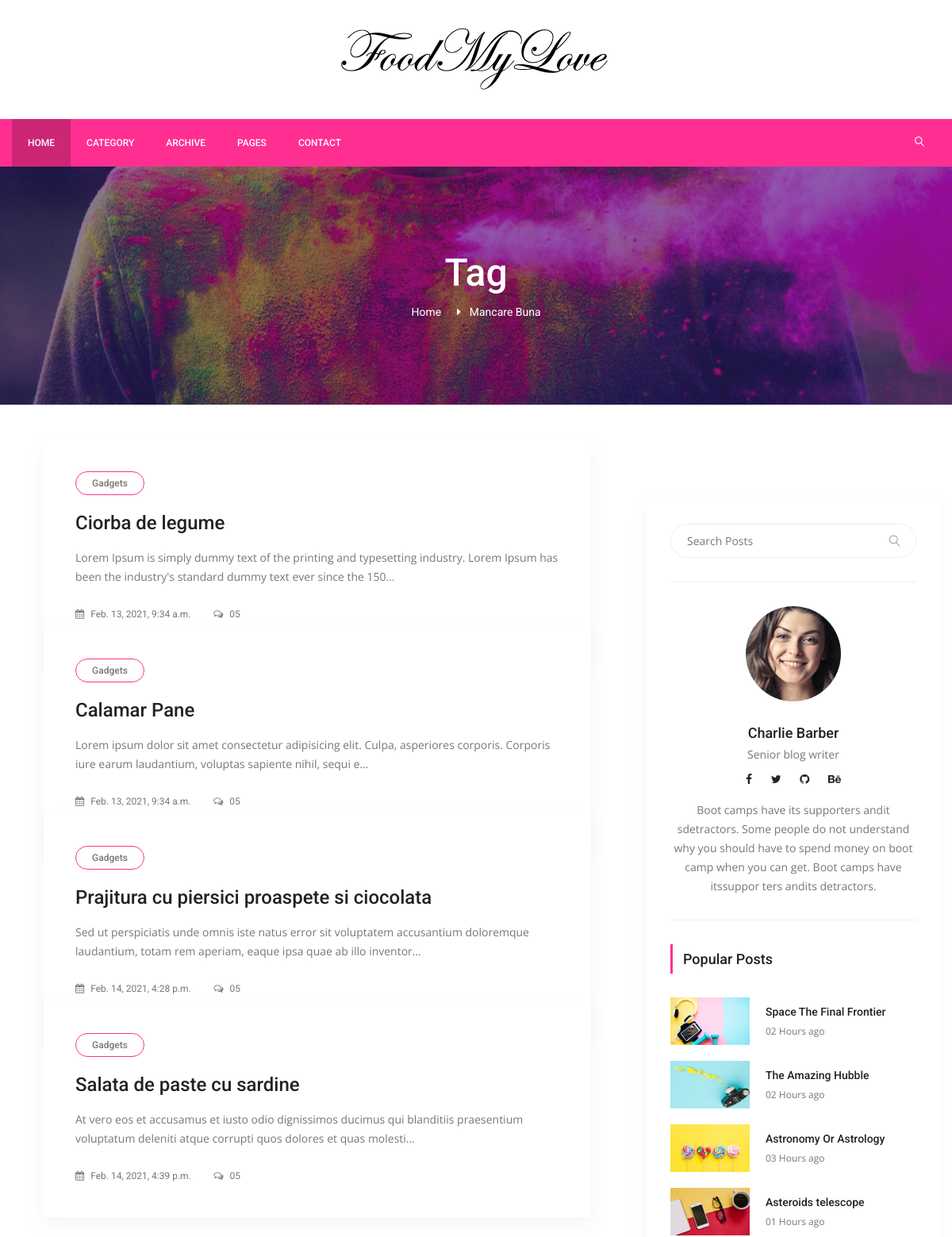
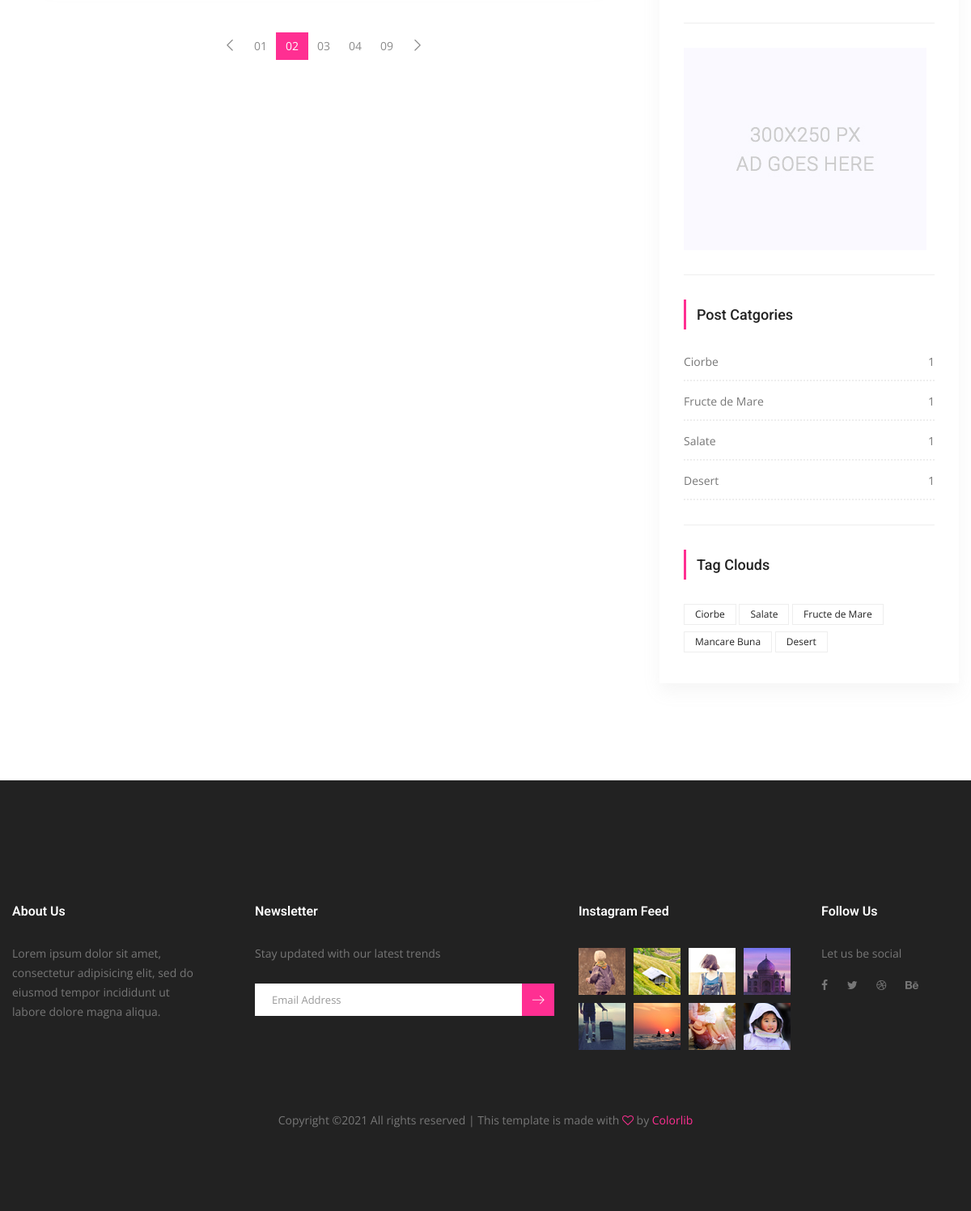
Page /tag/mancare-buna on the committed database (2 pictures, top to bottom).
### posts/models.py (models this page shows, shortened)
class Tag(models.Model):
    title = models.CharField(max_length=50)
    slug = models.SlugField(editable=False)
    def __str__(self):
        return self.title
    def post_count(self):
        return self.posts.all().count()

class Post(models.Model):
    title = models.CharField(max_length=150)
    content = models.TextField()
    publishing_date = models.DateTimeField(auto_now=True)
    image = models.ImageField(blank=True, null=True, upload_to='uploads/')
    user = models.ForeignKey(settings.AUTH_USER_MODEL,
                             on_delete=models.CASCADE)
    slug = models.SlugField(default='slug', editable=False)
    category = models.ForeignKey(Category,
                                 on_delete=models.CASCADE,
                                 default=1,
                                 related_name='posts')
    tag = models.ManyToManyField(Tag, related_name='posts', blank=True)
    slider_post = models.BooleanField(default=False)

class Category(models.Model):
    title = models.CharField(max_length=150)
    slug = models.SlugField(editable=False)
    def post_count(self):
        return self.posts.all().count()

### posts/views.py (the view)
# urls.py: path('tag/<slug:slug>', TagDetail.as_view(), name='tag_detail'),
class TagDetail(ListView):
    model = Post
    template_name = 'tags/tag_detail.html'
    context_object_name = 'posts'
    def get_queryset(self):
        self.tag = get_object_or_404(Tag, slug=self.kwargs['slug'])
        return Post.objects.filter(tag=self.tag).order_by('id')
    def get_context_data(self, **kwargs):
        context = super(TagDetail, self).get_context_data(**kwargs)
        self.tag = get_object_or_404(Tag, slug=self.kwargs['slug'])
        context['tag'] = self.tag
        return context

### posts/templatetags/custom_tags.py (called while the page is built)
@register.simple_tag(name='categories')
def all_categories():
    return Category.objects.all()

@register.simple_tag(name='tags')
def all_tags():
    return Tag.objects.all()

### templates/tags/tag_detail.html (shortened to what this page needs)
{% extends 'base.html' %}
{% load static %}
{% block content %}
        <section class="banner_area">
            <div class="banner_inner d-flex align-items-center">
            	<div class="overlay bg-parallax" data-stellar-ratio="0.9" data-stellar-vertical-offset="0" data-background=""></div>
				<div class="container">
					<div class="banner_content text-center">
						<h2>Tag</h2>
						<div class="page_link">
							<a href="{% url 'index' %}">Home</a>
							<a href="#">{{ tag.title }}</a>
						</div>
					</div>
				</div>
            </div>
        </section>
        <section class="blog_area p_120">
            <div class="container">
                <div class="row">
                    <div class="col-lg-8">
                        <div class="blog_left_sidebar">
                            {% for post in posts %}
                            <article class="blog_style1">
                            	<div class="blog_img">
                            	</div>
                            	<div class="blog_text">
									<div class="blog_text_inner">
										<a class="cat" href="#">Gadgets</a>
										<a href="{% url 'detail' pk=post.id slug=post.slug%}"><h4>{{ post.title }}</h4></a>
										<p>{{ post.content | truncatechars:150 }}</p>
										<div class="date">
											<a href="#"><i class="fa fa-calendar" aria-hidden="true"></i> {{ post.publishing_date }}</a>
											<a href="#"><i class="fa fa-comments-o" aria-hidden="true"></i> 05</a>
										</div>
									</div>
                            	</div>
                            </article>
                            {% endfor %}
                            <nav class="blog-pagination justify-content-center d-flex">
		                        <ul class="pagination">
		                            <li class="page-item">
		                                <a href="#" class="page-link" aria-label="Previous">
		                                    <span aria-hidden="true">
		                                        <span class="lnr lnr-chevron-left"></span>
		                                    </span>
		                                </a>
		                            </li>
		                            <li class="page-item"><a href="#" class="page-link">01</a></li>
		                            <li class="page-item active"><a href="#" class="page-link">02</a></li>
		                            <li class="page-item"><a href="#" class="page-link">03</a></li>
		                            <li class="page-item"><a href="#" class="page-link">04</a></li>
		                            <li class="page-item"><a href="#" class="page-link">09</a></li>
		                            <li class="page-item">
		                                <a href="#" class="page-link" aria-label="Next">
		                                    <span aria-hidden="true">
		                                        <span class="lnr lnr-chevron-right"></span>
		                                    </span>
		                                </a>
		                            </li>
		                        </ul>
		                    </nav>
                        </div>
                    </div>
                    {% include 'right_side.html' %}
                </div>
            </div>
        </section>
        {% endblock %}

### templates/right_side.html
{% load static %}
{% load custom_tags %}
 <div class="col-lg-4">
    <div class="blog_right_sidebar">
        <aside class="single_sidebar_widget search_widget">
            <div class="input-group">
                <input type="text" class="form-control" placeholder="Search Posts">
                <span class="input-group-btn">
                    <button class="btn btn-default" type="button"><i class="lnr lnr-magnifier"></i></button>
                </span>
            </div>
            <div class="br"></div>
        </aside>
        <aside class="single_sidebar_widget author_widget">
            <img class="author_img rounded-circle" src="{% static "img/blog/author.png" %}" alt="">
            <h4>Charlie Barber</h4>
            <p>Senior blog writer</p>
            <div class="social_icon">
                <a href="#"><i class="fa fa-facebook"></i></a>
                <a href="#"><i class="fa fa-twitter"></i></a>
                <a href="#"><i class="fa fa-github"></i></a>
                <a href="#"><i class="fa fa-behance"></i></a>
            </div>
            <p>Boot camps have its supporters andit sdetractors. Some people do not understand why you should have to spend money on boot camp when you can get. Boot camps have itssuppor ters andits detractors.</p>
            <div class="br"></div>
        </aside>
        <aside class="single_sidebar_widget popular_post_widget">
            <h3 class="widget_title">Popular Posts</h3>
            <div class="media post_item">
                <img src="{% static "img/blog/popular-post/post1.jpg" %}" alt="post">
                <div class="media-body">
                    <a href="blog-details.html"><h3>Space The Final Frontier</h3></a>
                    <p>02 Hours ago</p>
                </div>
            </div>
            <div class="media post_item">
                <img src="{% static "img/blog/popular-post/post2.jpg" %}" alt="post">
                <div class="media-body">
                    <a href="blog-details.html"><h3>The Amazing Hubble</h3></a>
                    <p>02 Hours ago</p>
                </div>
            </div>
            <div class="media post_item">
                <img src="{% static "img/blog/popular-post/post3.jpg" %}" alt="post">
                <div class="media-body">
                    <a href="blog-details.html"><h3>Astronomy Or Astrology</h3></a>
                    <p>03 Hours ago</p>
                </div>
            </div>
            <div class="media post_item">
                <img src="{% static "img/blog/popular-post/post4.jpg" %}" alt="post">
                <div class="media-body">
                    <a href="blog-details.html"><h3>Asteroids telescope</h3></a>
                    <p>01 Hours ago</p>
                </div>
            </div>
            <div class="br"></div>
        </aside>
        <aside class="single_sidebar_widget">
            <a href="#"><img class="img-fluid" src="{% static "img/blog/add.jpg" %}" alt=""></a>
            <div class="br"></div>
        </aside>
        <aside class="single_sidebar_widget post_category_widget">
            <h4 class="widget_title">Post Catgories</h4>
            <ul class="list cat-list">
                {% categories as categories %}
                {% for category in categories %}
                <li>
                    <a href="{% url 'category_detail' pk=category.id slug=category.slug %}" class="d-flex justify-content-between">
                        <p>{{ category.title }}</p>
                        <p>{{ category.post_count }}</p>
                    </a>
                </li>
                {% endfor %}
            </ul>
            <div class="br"></div>
        </aside>
        <aside class="single-sidebar-widget tag_cloud_widget">
            <h4 class="widget_title">Tag Clouds</h4>
            <ul class="list">
                {% tags as labels %}
                {% for label in labels %}
                <li><a href="{% url 'tag_detail' label.slug %}">{{ label }}</a></li>
                {% endfor %}
            </ul>
        </aside>
    </div>
</div>

### rows in the picture
Tag: title "Mancare Buna"
Post: title "Ciorba de legume", content "Lorem Ipsum is simply dummy text of the printing and typesetting industry. Lorem Ipsum has been the industry's standard dummy text ever since the 150…", publishing_date "Feb. 13, 2021, 9:34 a.m."
Post: title "Calamar Pane", content "Lorem ipsum dolor sit amet consectetur adipisicing elit. Culpa, asperiores corporis. Corporis iure earum laudantium, voluptas sapiente nihil, sequi e…", publishing_date "Feb. 13, 2021, 9:34 a.m."
Post: title "Prajitura cu piersici proaspete si ciocolata", content "Sed ut perspiciatis unde omnis iste natus error sit voluptatem accusantium doloremque laudantium, totam rem aperiam, eaque ipsa quae ab illo inventor…", publishing_date "Feb. 14, 2021, 4:28 p.m."
Post: title "Salata de paste cu sardine", content "At vero eos et accusamus et iusto odio dignissimos ducimus qui blanditiis praesentium voluptatum deleniti atque corrupti quos dolores et quas molesti…", publishing_date "Feb. 14, 2021, 4:39 p.m."
Category: title "Ciorbe", post_count "1"
Category: title "Fructe de Mare", post_count "1"
Category: title "Salate", post_count "1"
Category: title "Desert", post_count "1"
Tag: title "Ciorbe"
Tag: title "Salate"
Tag: title "Fructe de Mare"
Tag: title "Desert"
